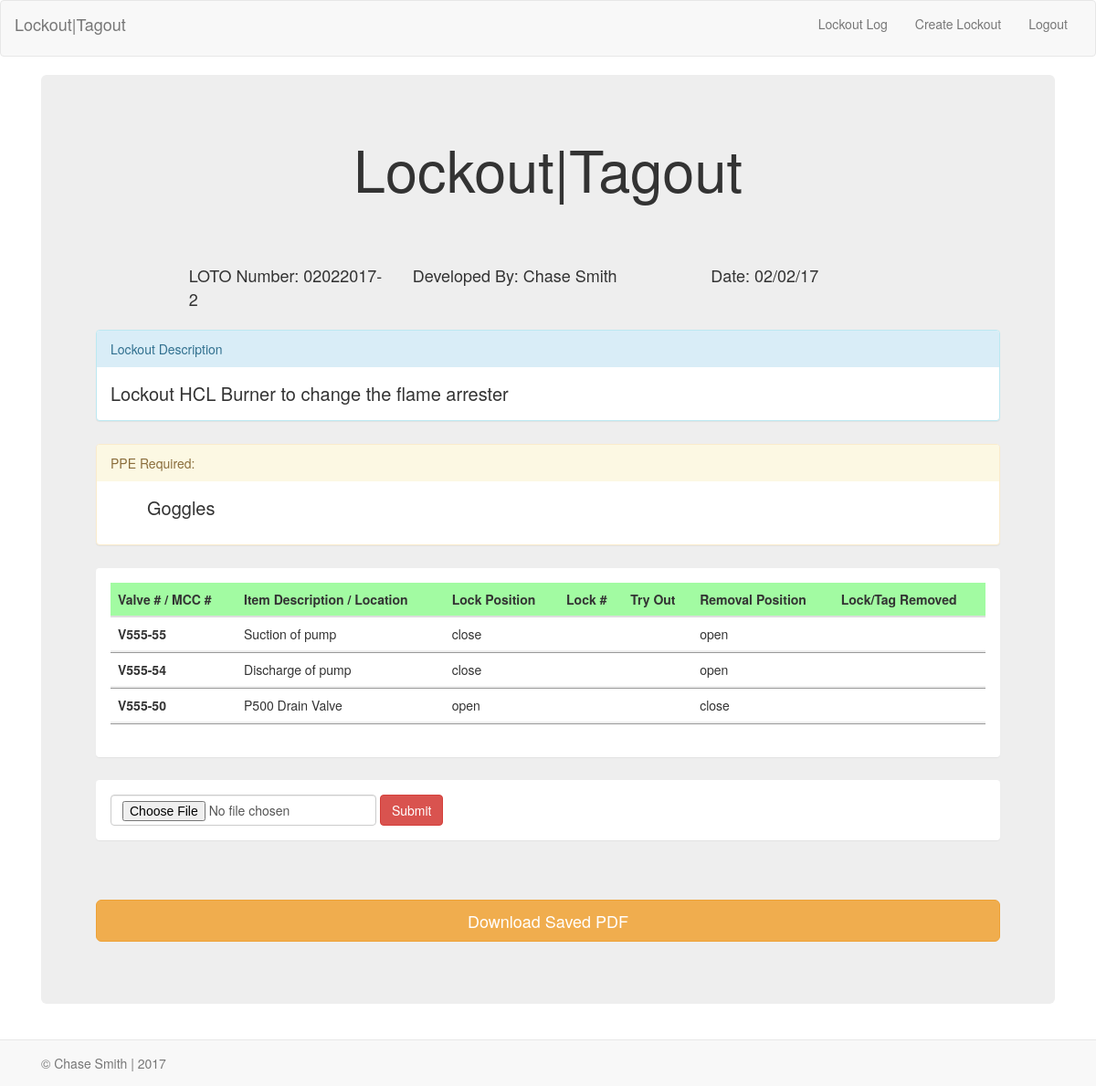
The page /lockout/2 (signed in) on the database as committed earlier.
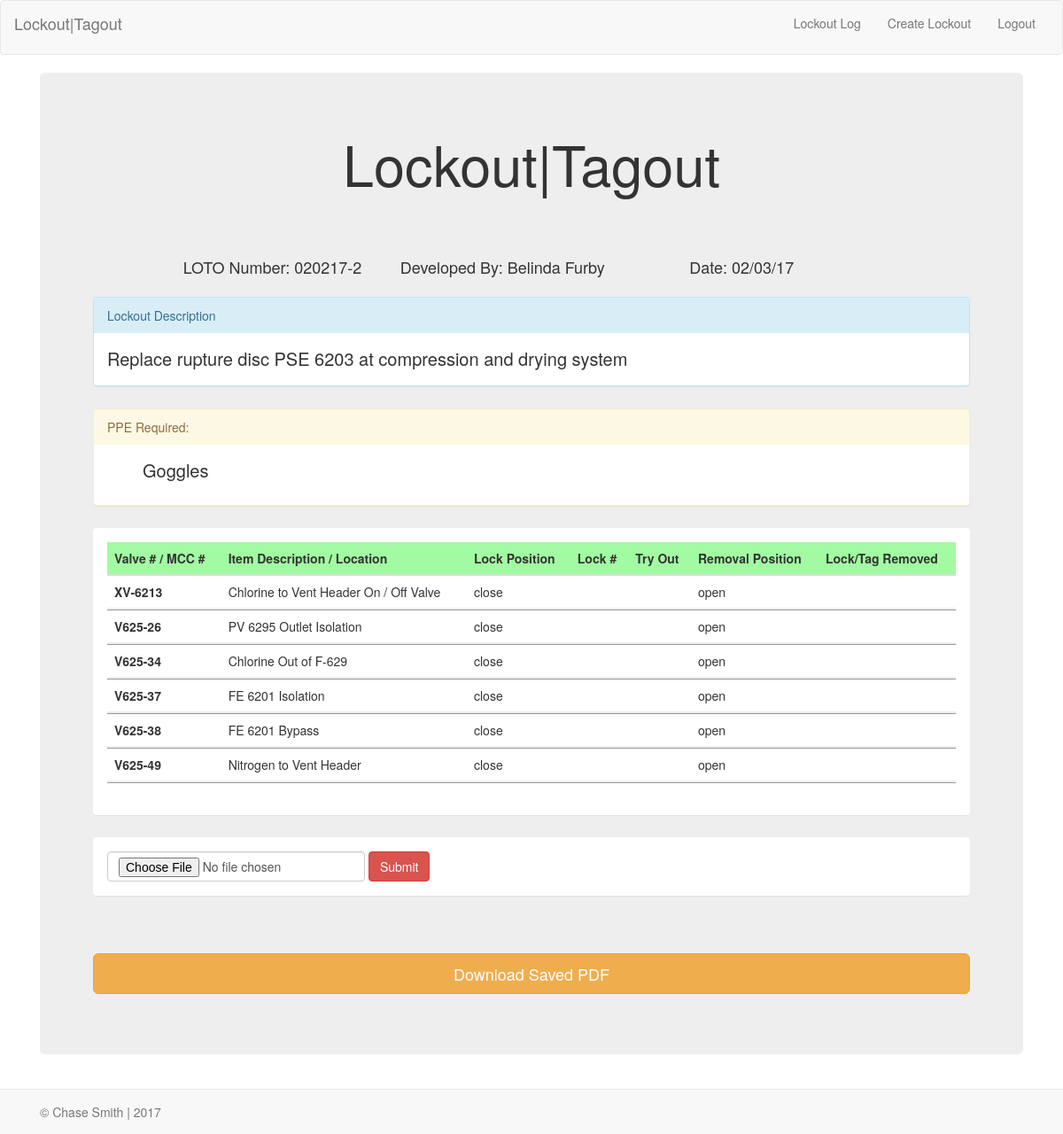
The same page on the database as committed later.
### models.py (models this page shows, shortened)
class Lockout(db.Model):
    __tablename__="lockout"
    id=db.Column(db.Integer, primary_key=True)
    lockout_number=db.Column(db.String(10), nullable=False)
    lockout_description=db.Column(db.String(200), nullable=False)
    lockout_author = db.relationship('User', backref=db.backref('lockout_author', lazy='dynamic'))
    user_id=db.Column('user_id', db.Integer, db.ForeignKey('user.id'))
    filename=db.Column(db.String(300), nullable=True)
    status=db.Column(db.Boolean(), default=True)
    goggles=db.Column(db.Boolean(), default=False)
    faceshield=db.Column(db.Boolean(),default=False)
    fullface=db.Column(db.Boolean(), default=False)
    dustmask=db.Column(db.Boolean(), default=False)
    leathergloves=db.Column(db.Boolean(), default=False)
    saranax=db.Column(db.Boolean(), default=False)
    nitrilegloves=db.Column(db.Boolean(), default=False)
    chemicalgloves=db.Column(db.Boolean(), default=False)
    chemicalsuit=db.Column(db.Boolean(),default=False)
    tyrex=db.Column(db.Boolean(),default=False)
    rubberboots=db.Column(db.Boolean(),default=False)
    sar=db.Column(db.Boolean(),default=False)
    data=db.Column(db.LargeBinary(),nullable=True)
    date=db.Column(db.DateTime)
    ppe=db.Column(db.String(50), nullable=True)

class User(UserMixin, db.Model):
    __tablename__="user"
    id=db.Column(db.Integer, primary_key=True)
    username=db.Column(db.String(20), unique=True)
    first_name=db.Column(db.String(20), nullable=False)
    last_name=db.Column(db.String(20), nullable=False)
    position=db.Column(db.String(50), nullable=False)

class Lockout_Line(db.Model):
    __tablename__="lockout_line"
    id=db.Column(db.Integer, primary_key=True)
    valve_number=db.Column(db.String(10), nullable=False)
    line_description=db.Column(db.String(50), nullable=True)
    lock_position=db.Column(db.String(10), nullable=False)
    removal_position=db.Column(db.String(10), nullable=False)
    lockout=db.relationship('Lockout', backref=db.backref('lockout', lazy='dynamic'))
    lockout_id=db.Column('lockout_id', db.Integer, db.ForeignKey('lockout.id'))

### app.py (the view)
@app.route('/lockout/<int:this_lockout_id>', methods=['POST', 'GET'])
def this_lockout(this_lockout_id):
    this_lockout=db.session.query(Lockout).filter_by(id=this_lockout_id).first()
    lockout_lines=this_lockout.lockout
    if request.method=='POST':
        files = request.files['file']
        filename=files.filename
        files.save(os.path.join(app.config['UPLOAD_FOLDER'], filename))
        this_file=db.session.query(Lockout).filter_by(id=this_lockout.id).first()
        this_file.filename=files.filename
        this_file.data=files.read()
        this_lockout.status=False
        db.session.commit()
        return redirect(url_for('index'))
    else:
        return render_template('upload.html', this_lockout=this_lockout, lockout_lines=lockout_lines)

### app.py (called while the page is built)
@login_manager.user_loader
def load_user(user_id):
    return db.session.query(User).get(user_id)

### templates/upload.html (shortened to what this page needs)
{% extends "base.html" %}
{% import "bootstrap/wtf.html" as wtf %}
{% block content %}
<div class="container-fluid">
  <div class="jumbotron">
    <div class="col-md-12" style="text-align: center; padding-bottom: 60px;">
      <h1>  Lockout|Tagout </h1>
    </div>
    <div class="row" style="padding: 20px; font-size: 18px;">
        <div class="col-lg-3 col-lg-offset-1">LOTO Number: {{ this_lockout.lockout_number }}</div>
        <div class="col-lg-4">Developed By: {{ this_lockout.lockout_author.first_name }} {{ this_lockout.lockout_author.last_name }}</div>
        <div class="col-lg-4">Date: {{ this_lockout.date.strftime("%m/%d/%y") }}</div>
    </div>
    <div class="panel-group">
      <div class="panel panel-info" style="margin-bottom: 25px;">
        <div class="panel-heading">Lockout Description</div>
        <div class="panel-body" style="font-size: 20px;">{{ this_lockout.lockout_description }}</div>
      </div>
      <div class="panel panel-warning" style="margin-bottom: 25px;">
        <div class="panel-heading">PPE Required:</div>
        <div class="panel-body" style="font-size: 20px;">
          <ul style="list-style: none;">
            {% if this_lockout.goggles == True %}
              <li>Goggles</li>
            {% endif %}
          </ul>
        </div>
      </div>
    <div class="panel" style="margin-bottom: 25px;">
      <div class="panel-body">
        <table class="table">
          <thead>
            <tr style="background-color: #A2FBA2;">
              <th>Valve # / MCC #</th>
              <th>Item Description / Location</th>
              <th>Lock Position</th>
              <th>Lock #</th>
              <th>Try Out</th>
              <th>Removal Position</th>
              <th>Lock/Tag Removed</th>
            </tr>
          </thead>
          <tbody style="padding-bottom: 15px;">
        {% for each in lockout_lines %}
            <tr style="border-bottom: inset;">
              <th scope="row">{{ each.valve_number}}</th>
                <td>{{ each.line_description }}</td>
                <td>{{ each.lock_position }}</td>
                <td></td>
                <td></td>
                <td>{{ each.removal_position }}</td>
                <td></td>
            </tr>
        {% endfor %}
          </tbody>
        </table>
      </div>
      </div>
      <div class="panel" style="margin-bottom: 25px;">
        <div class="panel-body">
          <form class="form-inline" method="POST" enctype=multipart/form-data action="/lockout/{{this_lockout.id}}">
            <div class="form-group mx-sm-12">
              <input type="file" class="form-control mb-2 mr-sm-2 mb-sm-0" name="file" class="file" id="attach" placeholder="Attach File">
              <button type="submit" class="btn btn-danger">Submit</button>
            </div>
          </form>
        </div>
      </div>
      <div style="padding-top: 40px;">
        <a class="btn btn-warning btn-lg btn-block" href="/static/lockout/{{this_lockout.filename}}" download="{{this_lockout.filename}}">Download Saved PDF</a>
      </div>
  </div>
</div>
{% endblock %}

### templates/base.html (shortened to what this page needs)
<!DOCTYPE html>
<html>
  <head>
    {% block head %}
    <link rel="stylesheet" href="https://maxcdn.bootstrapcdn.com/bootstrap/3.3.7/css/bootstrap.min.css">
    <link href="{{ url_for('static', filename='style.css') }}" rel="stylesheet">
    {% endblock %}
  </head>
  <nav class="navbar navbar-default">
  <div class="container-fluid">
    <div class="navbar-header">
      <p class="navbar-brand">Lockout|Tagout</p>
    </div>
    <div class="collapse navbar-collapse">
    <ul class="nav navbar-nav navbar-right">
        <li><a href="/">Lockout Log</a></li>
        <li><a href="/lockout"> Create Lockout</a></li>
        <li><a href="/logout">Logout</a></li>
    </ul>
    </div>
  </div>
</nav>
    <div class="container"   style="margin-bottom: 60px;">
      {% block content %}{% endblock %}
    </div>
    <div class="navbar navbar-default navbar-fixed-bottom" role="navigation"  style="margin-bottom: 0px;" >
    	<div class="container">
    		<p class ="navbar-text"> &copy; Chase Smith | 2017</p>
    	</div>
    </div>
  </body>
</html>

Rows that differ between the two databases and show on the page:
no longer on this page (row unchanged): User: lockout_author.first_name "Chase", lockout_author.last_name "Smith"
changed Lockout: lockout_number "02022017-2" → "020217-2"; date "02/02/17" → "02/03/17"; lockout_description "Lockout HCL Burner to change the flame arrester" → "Replace rupture disc PSE 6203 at compression and drying system"
added User: lockout_author.first_name "Belinda", lockout_author.last_name "Furby"
changed Lockout_Line: valve_number "V555-55" → "XV-6213"; line_description "Suction of pump" → "Chlorine to Vent Header On / Off Valve"
changed Lockout_Line: valve_number "V555-54" → "V625-26"; line_description "Discharge of pump" → "PV 6295 Outlet Isolation"
changed Lockout_Line: valve_number "V555-50" → "V625-34"; line_description "P500 Drain Valve" → "Chlorine Out of F-629"; lock_position "open" → "close"; removal_position "close" → "open"
now on this page (row edited): Lockout_Line: valve_number "V625-37", line_description "FE 6201 Isolation", lock_position "close", removal_position "open"
now on this page (row edited): Lockout_Line: valve_number "V625-38", line_description "FE 6201 Bypass", lock_position "close", removal_position "open"
added Lockout_Line: valve_number "V625-49", line_description "Nitrogen to Vent Header", lock_position "close", removal_position "open"
